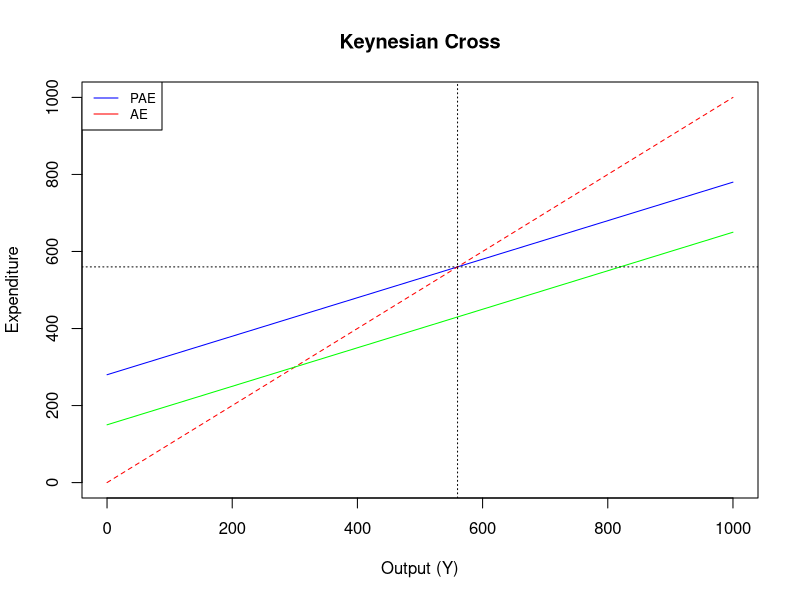
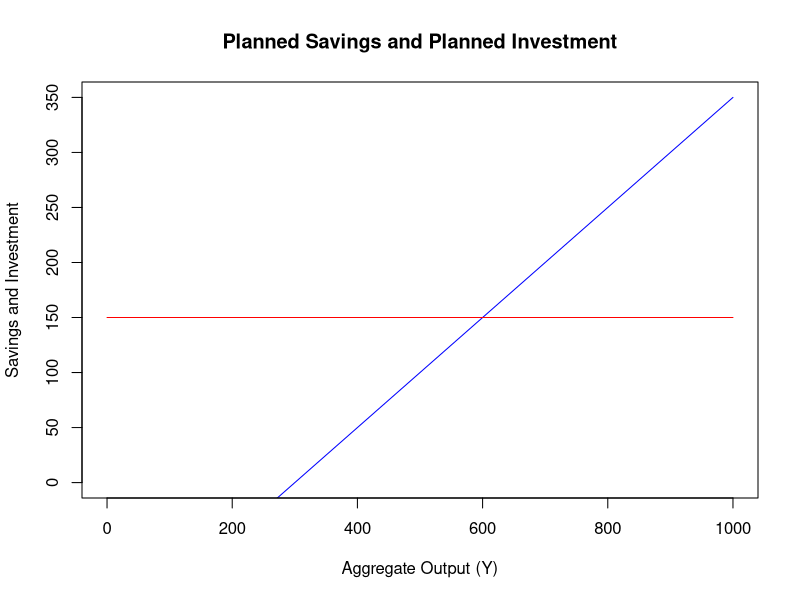

These figures' R source, in order: (Note: this script raises an error after producing the figures.)

#Question 1
# Set parameters
c0 <- 100  # Autonomous consumption
c1 <- 0.5  # Marginal propensity to consume (MPC)
I <- 130   # Investment
G <- 100   # Government spending
T <- 100   # Taxes

# Create data for the AE and PAE lines
output <- seq(0, 1000, by = 10)
PAE <- c0 + c1 * (output - T) + I + G
PAE2 <- 50 + c1 * (output - T) + 50 + G
AE <- output

# Create the base R plot
plot(output, PAE, type = "l", col = "blue", ylim = c(0, 1000), xlab = "Output (Y)", ylab = "Expenditure",
     main = "Keynesian Cross")
lines(output, AE, col = "red", lty = 2)
lines(output, PAE2, col = "green", lty = 1)

# Find the equilibrium point
eq_output <- (c0 + I + G - c1 * T) / (1 - c1)
eq_expenditure <- c0 + c1 * (eq_output - T) + I + G

# Add equilibrium lines
abline(v = eq_output, lty = "dotted")
abline(h = eq_expenditure, lty = "dotted")

legend("topleft", legend = c("PAE", "AE"),
       col = c("blue", "red"), lty = 1, cex = 0.8)



# Set parameters
c0 <- 100  # Autonomous consumption
c1 <- 0.5  # Marginal propensity to consume (MPC)
I <- 150   # Investment (constant)
G <- 200   # Government spending
T <- 100   # Taxes

# Create data for the planned savings and planned investment lines
output <- seq(0, 1000, by = 10)
planned_savings <- (1-c1) * (output - T) - c0
#planned_savings1 <- (1-0.3) * (output - T) - c0
#planned_savings2 <- (1-c1) * (output - T) - 0
planned_investment <- rep(I, length(output))
planned_investment2 <- rep(250, length(output))

# Create the base R plot
plot(output, planned_savings, type = "l", col = "blue", ylim = c(0, max(planned_savings)),
     xlab = "Aggregate Output (Y)", ylab = "Savings and Investment",
     main = "Planned Savings and Planned Investment")
lines(output, planned_investment, col = "red", lty = 1)
#lines(output, planned_savings1, col = "green", lty = 1)
lines(output, planned_savings2, col = "green", lty = 1)
lines(output, planned_investment2, col = "orange", lty = 1)
abline(v = 400, lty = "dotted")
abline(v = 600, lty = "dotted")

# Add legend
legend("topleft", legend = c("Planned Savings", "Planned Investment", "Pandemic Savings", "G+I expenditure"),
       col = c("blue", "red","green", "orange"), lty = 1, cex = 0.8)


library(readr)

#Question 2

Macro <- read_csv("Macro Assignment 1 - Sheet1.csv")
Macro1 <- read_csv("Macro Assignment 1 - Sheet2.csv")

RGDP2019 <- (Macro$RealGDP/518390)*100
NGDP2019 <- (Macro$NominalGDP/502743)*100

nominal <- ts(NGDP2019, start=c(2011,1), end=c(2022,4), frequency = 4)
real <- ts(RGDP2019, start=c(2011,1), end=c(2022,4), frequency = 4)


CPIA <- ts(Macro$CPIInflationA, start=c(2011,1), end=c(2022,4), frequency = 4)
CPIQ <- ts(Macro$CPIInflationQ, start=c(2011,1), end=c(2022,4), frequency = 4)

EPR <- ts(Macro1$employmentpopulation_ratio, start=c(2011,1), end=c(2022,12), frequency = 12)

plot(nominal, main = "Nominal GDP (seasonally adjusted, indexed Dec 2019)", ylab = "index points")
abline(h = 100, col = "red")
plot(real, main = "Real GDP (seasonally adjusted, indexed Dec 2019)", ylab = "index points")
abline(h = 100, col = "red")
plot(CPIA, main = "Annual Inflation Rate", ylab = "%")
plot(CPIQ, main = "Quarterly Inflation Rate", ylab = "%")



plot(EPR, main = "Employment/Population Ratio (seasonally adjusted)", ylab = "%")
